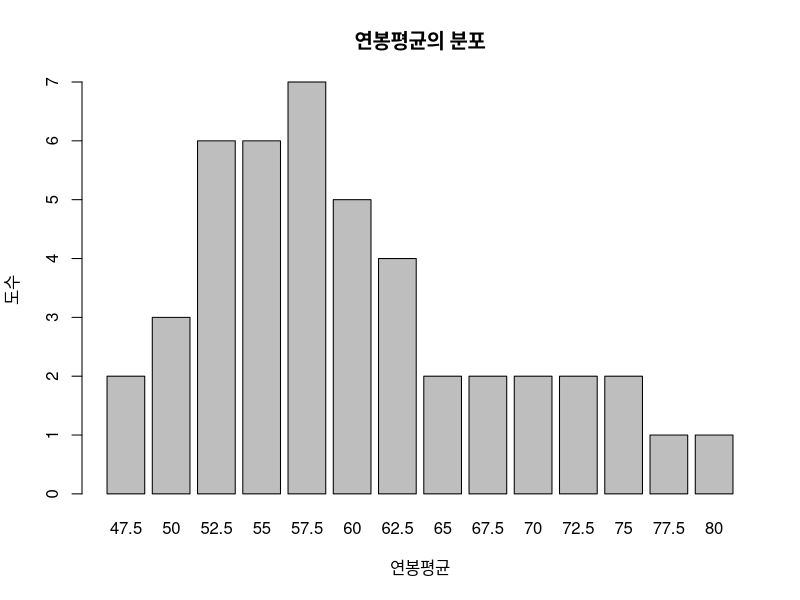
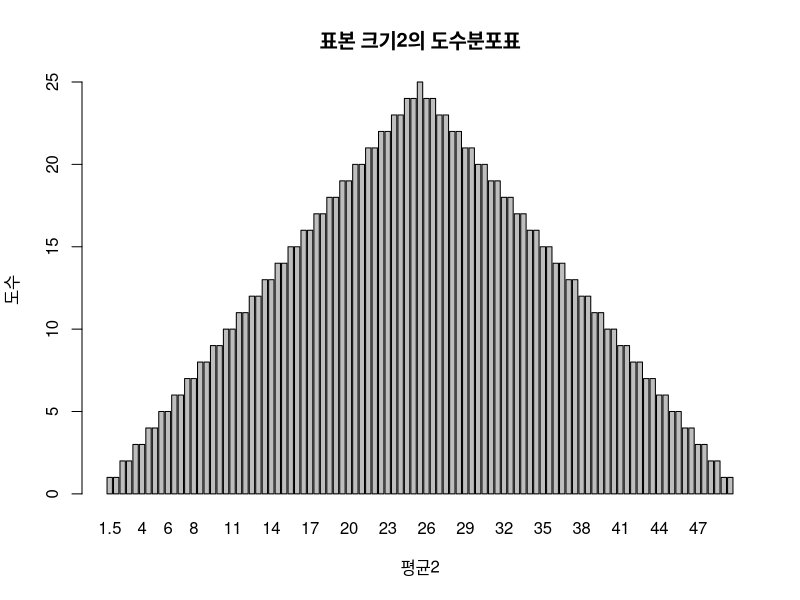
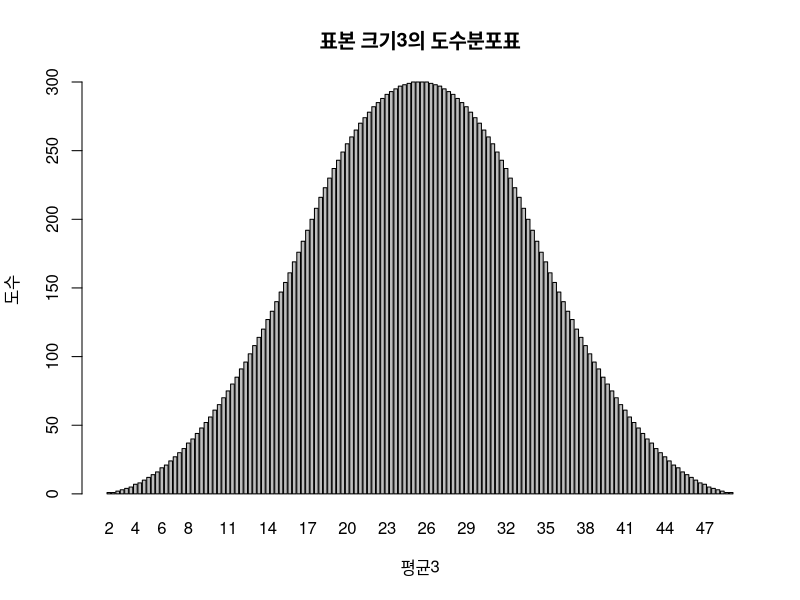
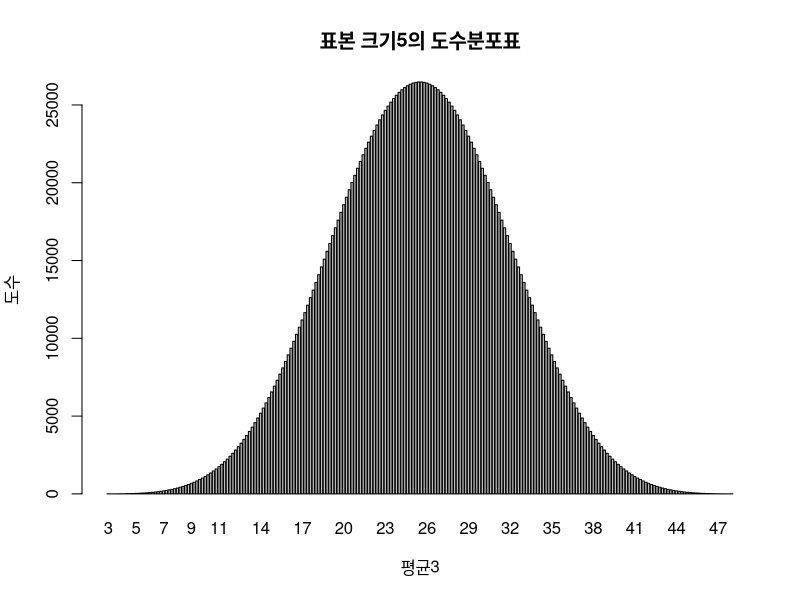

Generate these figures, in order, with R:
#데미터에서 크기 2인 표본추출
salary=c(45,50,50,55,55,60, 60,65,70,90) #면 봉데이터
com2=combn(salary, 2) #면봉데미터에서 2개씩 선택해서 데미터로 생성, com2에 저장
print (com2)

#표본의 크기2로 추출된 데이터의 평균을 구한 뒤 막대그래프 작성
Comt=t(com2)#데미터의 전치치
z=rowMeans(Comt)#전치된 데미터의 행평균 계산
barplot(table(z),xlab="연봉평균",ylab="도수",main="연봉평균의 분포")

# 표본평균의 기댓값 구하기
meanofz = mean(z) # z의 평균
print(meanofz)# 표본평균의 기댓값 구하기

# 표본의 크기를 늘려 정규분포에 가까워지는지 확인하기
# sample size=2
data50 = c(1:50) # 데이터
com2 = combn(data50, 2) # 데이터에서 2개씩 선택하여 데이터 생성
com2t = t(com2) # 데이터의 전치
z2 = rowMeans(com2t) # 전치된 데이터의 행평균 계산
meanofz2 = mean(z2) # 기댓값을 계산하여 저장
print(meanofz2)
barplot(table(z2), xlab="평균2", ylab="도수", main="표본 크기2의 도수분포표")

# sample size=3
com3 = combn(data50, 3) # 데이터에서 3개씩 선택하여 데이터 생성
com3t = t(com3) # 데이터의 전치
z3 = rowMeans(com3t) # 전치된 데이터의 행평균 계산
meanofz3 = mean(z3) # 기댓값을 계산하여 저장
print(meanofz3)
barplot(table(z3), xlab="평균3", ylab="도수", main="표본 크기3의 도수분포표")

# sample size=5
com5 = combn(data50, 5) # 데이터에서 5개씩 선택하여 데이터 생성
com5t = t(com5) # 데이터의 전치
z5 = rowMeans(com5t) # 전치된 데이터의 행평균 계산
meanofz5 = mean(z5) # 기댓값을 계산하여 저장
print(meanofz5)
barplot(table(z5), xlab="평균3", ylab="도수", main="표본 크기5의 도수분포표")

# 표본 추출방법 : 단순무작위추출법
sampling = c(1:100)
print(sampling)
sample(x = sampling, size = 10)

# 표본 추출방법 : 층화추출법
install.packages("sampling")
library(sampling)
sam2 = strata(data = iris, stratanames = c("Species"), size = c(3, 3, 3), method = "srswor")
# iris 데이터 사용하여 표본추출, Species를 기준으로
sample2 = getdata(data = iris, m = sam2) # 추출된 데이터 저장
print(sample2)# 표본 추출방법 : 층화추출법
install.packages("sampling")
library(sampling)
